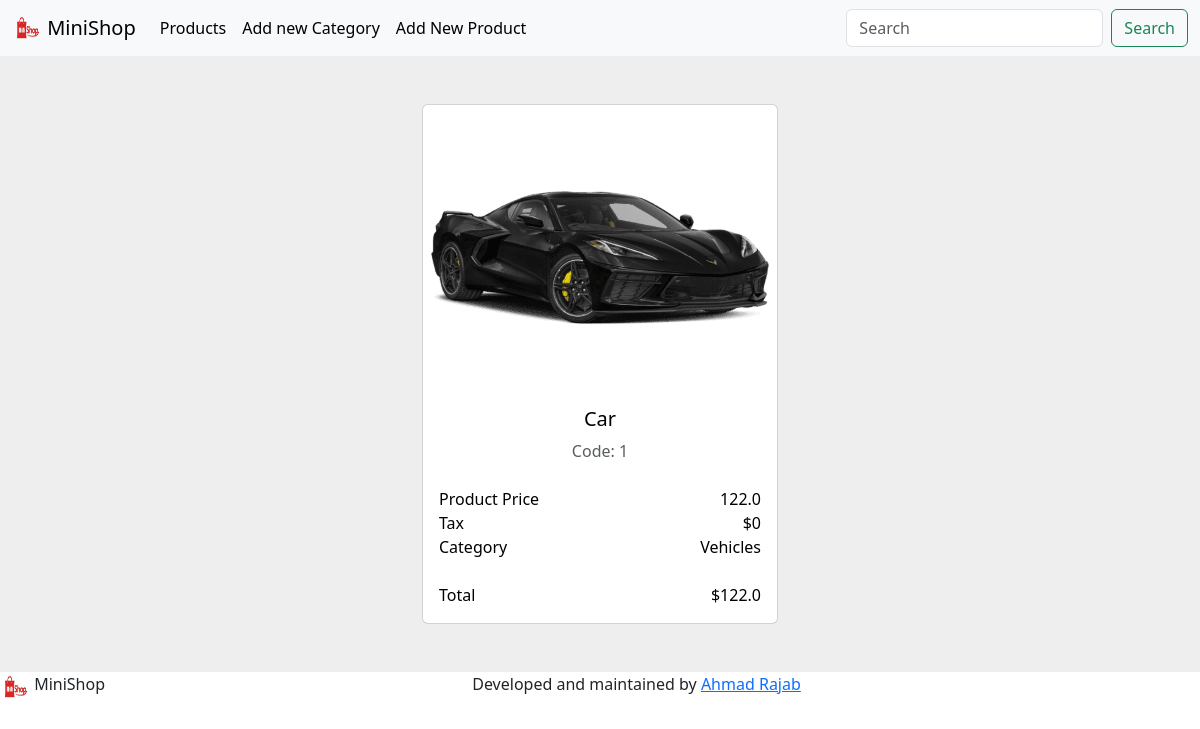
Page /shop/products/view/9/ on the committed database.
### shop/models.py (models this page shows, shortened)
class Product(models.Model):
    product_name  = models.CharField(max_length=200)
    product_price = models.FloatField(default=0)
    product_category = models.ForeignKey(
        Category, on_delete=models.PROTECT,
        default=None, related_name="cat_id"
          )
    product_store_code = models.IntegerField(null=True)
    product_expiry_date = models.DateField(null=True)
    class Meta():
        db_table = 'product'

class Category(models.Model):
    category_name = models.CharField(max_length=200)
    def __str__(self):
        return self.category_name

### shop/views.py (the view)
# urls.py: path('products/view/<str:id>/', views.view_product),
def view_product(request, id):
    product = Product.objects.get(pk=id)
    content = { 'product' : product }
    return render(request, template_name='products/view_product.html', context = content)

### shop/templates/products/view_product.html
{% extends 'base.html' %}
{% load static %}
{% block content %}
 <section style="background-color: #eee;">
   <div class="container py-5">
     <div class="row justify-content-center">
       <div class="col-md-8 col-lg-6 col-xl-4">
         <div class="card text-black">
           <i class="fab fa-apple fa-lg pt-3 pb-1 px-3"></i>
           <img src="{% static 'shop/' %}{{product.product_name}}.png" alt="">
           <div class="card-body">
             <div class="text-center">
               <h5 class="card-title">{{product.product_name}}</h5>
               <p class="text-muted mb-4">Code: {{product.product_store_code}}</p>
             </div>
             <div>
               <div class="d-flex justify-content-between">
                 <span>Product Price</span><span>{{product.product_price}}</span>
               </div>
               <div class="d-flex justify-content-between">
                 <span>Tax</span><span>$0</span>
               </div>
               <div class="d-flex justify-content-between">
                 <span>Category</span><span>{{product.product_category}}</span>
               </div>
             </div>
             <div class="d-flex justify-content-between total font-weight-bold mt-4">
               <span>Total</span><span>${{product.product_price}}</span>
             </div>
           </div>
         </div>
       </div>
     </div>
   </div>
 </section>
{% endblock content %}

### rows in the picture
Product: product_name "Car", product_store_code "1", product_price "122.0", product_category "Vehicles"
